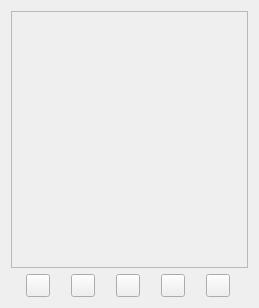
<?xml version="1.0" encoding="UTF-8"?>
<ui version="4.0">
 <class>Form</class>
 <widget class="QWidget" name="Form">
  <property name="geometry">
   <rect>
    <x>0</x>
    <y>0</y>
    <width>259</width>
    <height>308</height>
   </rect>
  </property>
  <property name="windowTitle">
   <string>Form</string>
  </property>
  <layout class="QVBoxLayout" name="verticalLayout">
   <item>
    <widget class="QScrollArea" name="scrollArea">
     <property name="widgetResizable">
      <bool>true</bool>
     </property>
     <widget class="QWidget" name="scrollAreaWidgetContents">
      <property name="geometry">
       <rect>
        <x>0</x>
        <y>0</y>
        <width>233</width>
        <height>244</height>
       </rect>
      </property>
     </widget>
    </widget>
   </item>
   <item>
    <layout class="QHBoxLayout" name="horizontalLayout">
     <item>
      <widget class="QToolButton" name="addFunction_button">
       <property name="text">
        <string/>
       </property>
      </widget>
     </item>
     <item>
      <widget class="QToolButton" name="up_button">
       <property name="text">
        <string/>
       </property>
      </widget>
     </item>
     <item>
      <widget class="QToolButton" name="down_button">
       <property name="text">
        <string/>
       </property>
      </widget>
     </item>
     <item>
      <widget class="QToolButton" name="run_button">
       <property name="text">
        <string/>
       </property>
      </widget>
     </item>
     <item>
      <widget class="QToolButton" name="clearAll_button">
       <property name="text">
        <string/>
       </property>
      </widget>
     </item>
    </layout>
   </item>
  </layout>
 </widget>
 <resources/>
 <connections/>
</ui>
